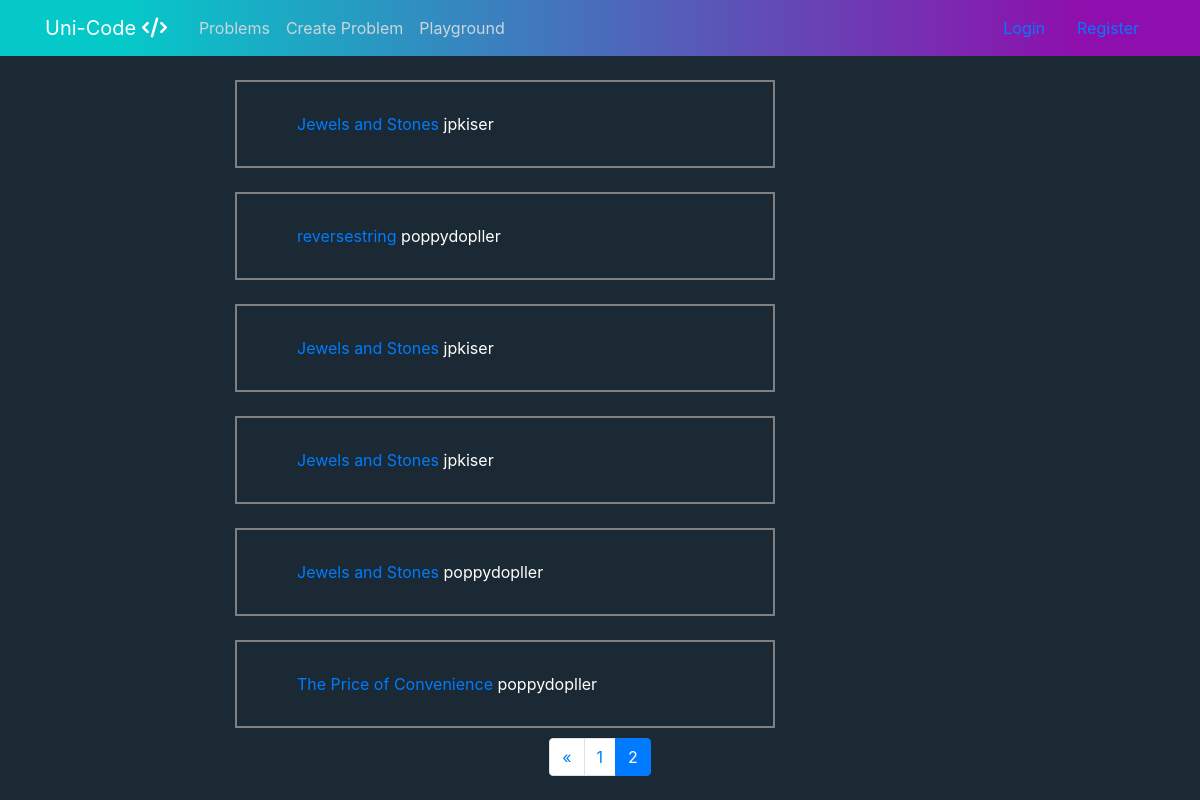
/problems/?page=2, run on an earlier commit of the app's database.
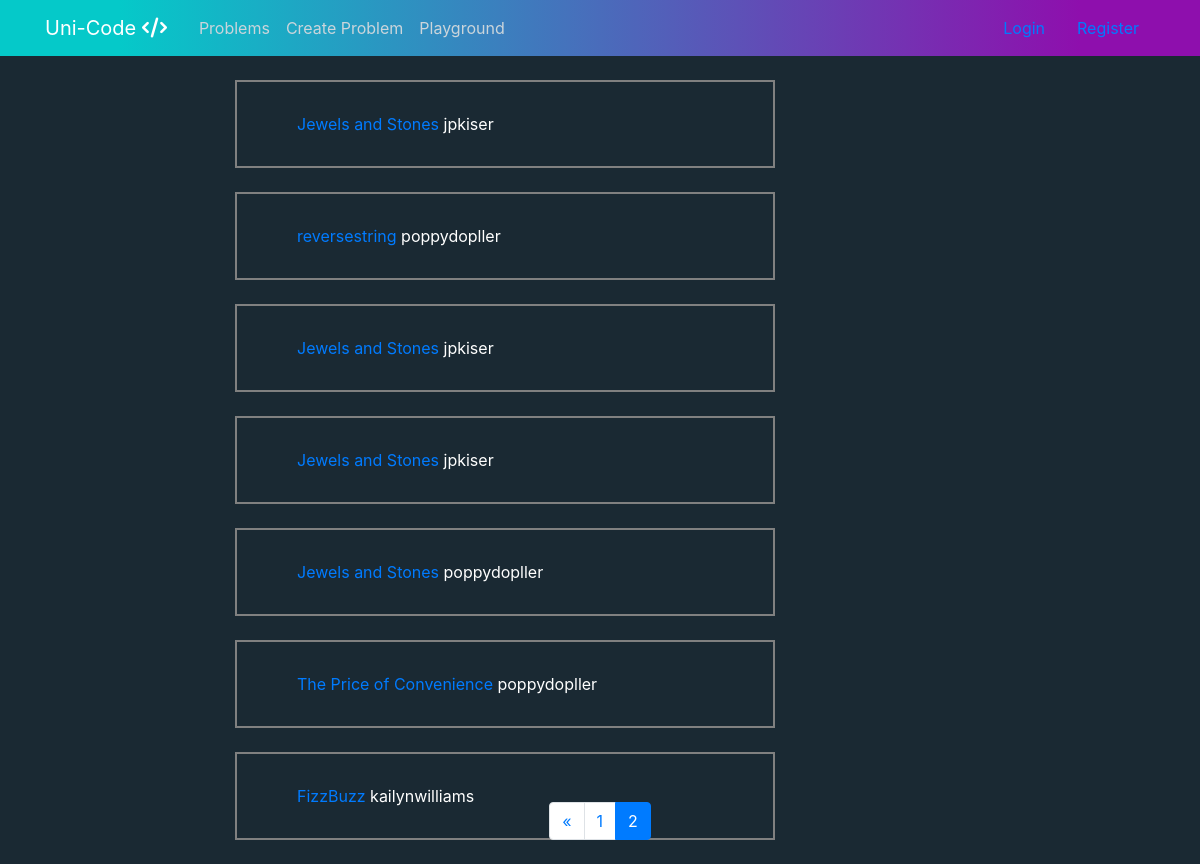
And on a later commit of the database.
### problems/models.py (models this page shows, shortened)
class Problem(models.Model):
    user = models.ForeignKey(User, null=True, on_delete=models.SET_NULL)
    title = models.CharField(max_length=50)
    description = models.CharField(max_length=500)
    created = models.DateTimeField(auto_now_add=True)
    datatype = models.CharField(max_length=10)
    example_solution = models.CharField(max_length=1000)
    datatype = models.CharField(max_length=15, choices=DATATYPE_CHOICES, default='string')

### problems/views.py (the view)
# urls.py: path('', problems, name='problems'),
def problems(request):
    problems = Problem.objects.all()
    paginator = Paginator(problems, 10)
    page = request.GET.get('page')
    problems = paginator.get_page(page)
    return render(request, 'problems/problem_list.html', {'problems': problems})

### problems/templates/problems/problem_list.html (shortened to what this page needs)
{% extends "global/base.html" %}
{% block content %}
<div class="row">
    <div class="col-md-2"></div>
    <div class="col-md-6">
        {% for problem in problems %}
        <div class="problem-container mb-4">
          <a href="{% url 'editor' problem.id %}"> {{ problem.title }} </a>
          <span> {{ problem.user }} </span>
        </div>
        {% endfor %}
    </div>
    <div class="col-md-2"></div>
</div>
<nav class="fixed-bottom mb-4" aria-label="Page navigation">
  <ul class="pagination justify-content-center">
  {% if problems.has_previous %}
    <li class="page-item">
      <a class="page-link" href="?page=1" aria-label="Previous">
        <span aria-hidden="true">&laquo;</span>
      </a>
    </li>
  {% endif %}
  {% for n in problems.paginator.page_range %}
    {% if problems.number == n %}
    <li class="page-item active">
      <span class="page-link">{{ n }}<span class="sr-only">(current)</span></span>
    </li>
    {% elif n > problems.number|add:'-3' and n < problems.number|add:'3' %}
    <li class="page-item"><a class="page-link" href="?page={{ n }}">{{ n }}</a></li>
    {% endif %}
  {% endfor %}
  </ul>
</nav>
{% endblock %}

What changed in the data, as far as the page shows it:
added Problem: title "FizzBuzz", user "kailynwilliams"
